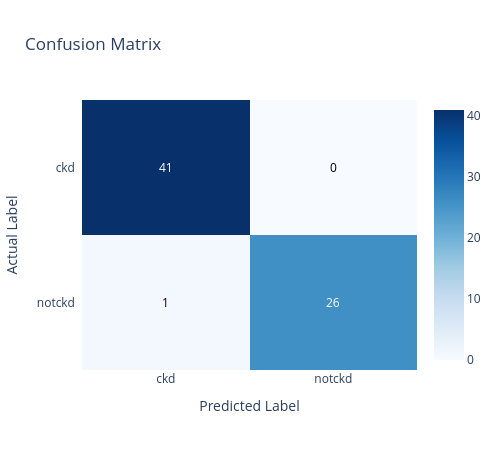

The code cell stored with this chart in its notebook:
### Code cell
import plotly.figure_factory as ff
import plotly.graph_objects as go

import numpy as np

# --- After predictions ---
 
labels =  ["ckd", "notckd"]

cm = confusion_matrix(y_test, y_pred)

# --- Plotly Heatmap ---
fig1 = ff.create_annotated_heatmap(
    z=cm,
    x=list(labels),           # predicted (columns)
    y=list(labels),            # actual (rows)
    annotation_text=cm,        # show numbers in cells
    colorscale="Blues",
    showscale=True,
)

# --- Labels ---
fig1.update_layout(
    title="Confusion Matrix",
    xaxis=dict(title="Predicted Label", side="bottom"),
    yaxis=dict(title="Actual Label", autorange="reversed"),  # top-to-bottom
    width=500,
    height=450,
)

fig1.show()

### Figure 1 — Plotly figure (JSON) as saved in the notebook; plotly's stock layout.template omitted (floating-point values rounded to 4 significant figures)
{"data": [{"colorscale": [[0, "rgb(247,251,255)"], [0.125, "rgb(222,235,247)"], [0.25, "rgb(198,219,239)"], [0.375, "rgb(158,202,225)"], [0.5, "rgb(107,174,214)"], [0.625, "rgb(66,146,198)"], [0.75, "rgb(33,113,181)"], [0.875, "rgb(8,81,156)"], [1, "rgb(8,48,107)"]], "reversescale": false, "showscale": true, "type": "heatmap", "x": ["ckd", "notckd"], "y": ["ckd", "notckd"], "z": [[41, 0], [1, 26]]}], "layout": {"annotations": [{"font": {"color": "#FFFFFF"}, "showarrow": false, "text": "41", "x": "ckd", "xref": "x", "y": "ckd", "yref": "y"}, {"font": {"color": "#000000"}, "showarrow": false, "text": "0", "x": "notckd", "xref": "x", "y": "ckd", "yref": "y"}, {"font": {"color": "#000000"}, "showarrow": false, "text": "1", "x": "ckd", "xref": "x", "y": "notckd", "yref": "y"}, {"font": {"color": "#FFFFFF"}, "showarrow": false, "text": "26", "x": "notckd", "xref": "x", "y": "notckd", "yref": "y"}], "height": 450, "title": {"text": "Confusion Matrix"}, "width": 500, "xaxis": {"dtick": 1, "gridcolor": "rgb(0, 0, 0)", "side": "bottom", "ticks": "", "title": {"text": "Predicted Label"}}, "yaxis": {"autorange": "reversed", "dtick": 1, "ticks": "", "ticksuffix": "  ", "title": {"text": "Actual Label"}}}}
